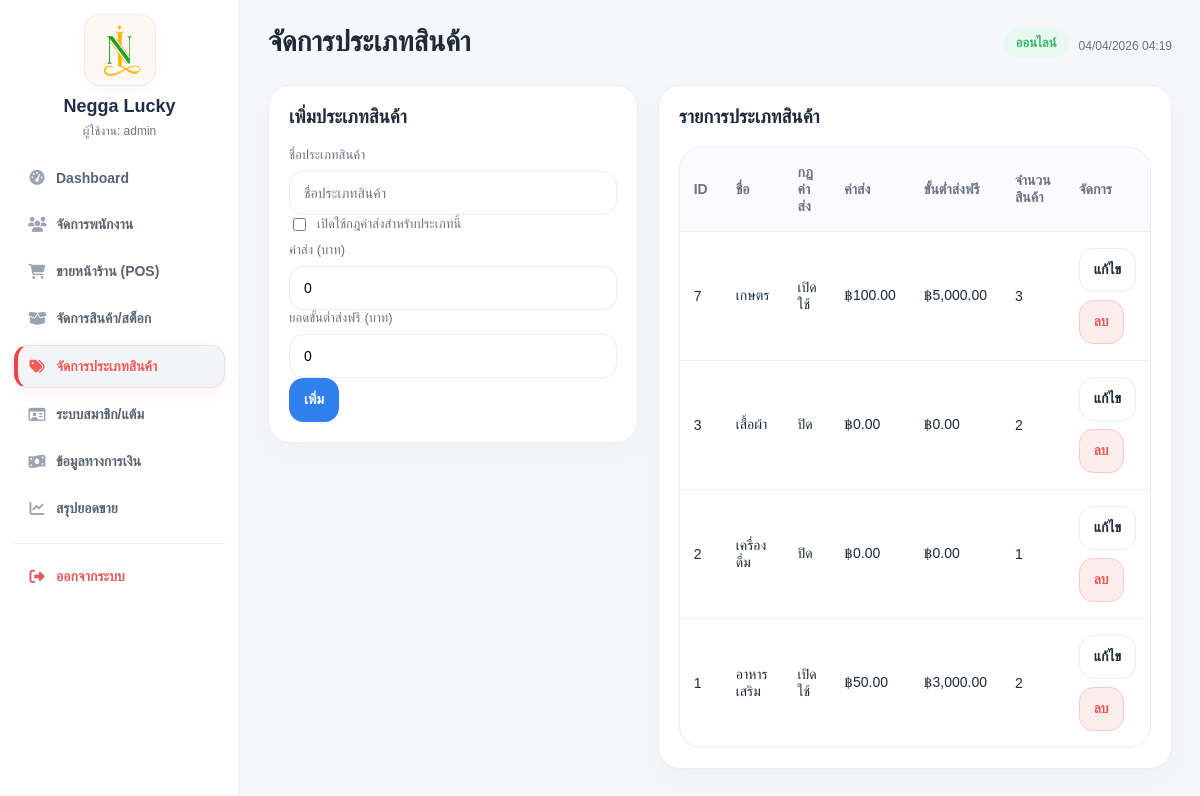
/negga-pos/categories.php (signed in), run on the app's committed database.
### tables this page shows
CREATE TABLE `categories` (
  `id` int(11) NOT NULL,
  `name` varchar(100) NOT NULL,
  `created_at` timestamp NOT NULL DEFAULT current_timestamp(),
  `shipping_fee` decimal(10,2) NOT NULL DEFAULT 0.00,
  `free_shipping_min` decimal(10,2) NOT NULL DEFAULT 0.00,
  `enable_shipping_rule` tinyint(1) NOT NULL DEFAULT 0
);

### negga-pos/includes/functions.php (called while the page is built, shortened)
<?php
function e(?string $value): string
{
    return htmlspecialchars((string)$value, ENT_QUOTES, 'UTF-8');
}

### negga-pos/categories.php (the view, shortened to what this page needs)
<?php
require_once __DIR__ . '/includes/auth.php';
$isAdmin = (($_SESSION['user']['role'] ?? '') === 'admin');
function category_column_exists(PDO $pdo, string $column): bool
{
    $stmt = $pdo->prepare("
        SELECT COUNT(*)
        FROM INFORMATION_SCHEMA.COLUMNS
        WHERE TABLE_SCHEMA = DATABASE()
          AND TABLE_NAME = 'categories'
          AND COLUMN_NAME = :column
    ");
    $stmt->execute(['column' => $column]);
    return (int)$stmt->fetchColumn() > 0;
}
$hasShippingFee = category_column_exists($pdo, 'shipping_fee');
$hasFreeShippingMin = category_column_exists($pdo, 'free_shipping_min');
$hasEnableShippingRule = category_column_exists($pdo, 'enable_shipping_rule');
$editingCategory = null;
$categories = $pdo->query("
    SELECT c.*,
           (SELECT COUNT(*) FROM products p WHERE p.category_id = c.id) AS product_count
    FROM categories c
    ORDER BY c.id DESC
")->fetchAll(PDO::FETCH_ASSOC);
require __DIR__ . '/includes/header.php';
?>
<div class="two-col" style="align-items:start;">
<div class="card">
    <?php if ($isAdmin): ?>
        <?php if ($editingCategory): ?>
            <h3 style="margin-top:0">แก้ไขประเภทสินค้า</h3>
            <form method="post">
                <input type="hidden" name="action" value="update">
                <input type="hidden" name="id" value="<?= (int)$editingCategory['id'] ?>">
                <div class="form-group">
                    <label>ชื่อประเภทสินค้า</label>
                    <input
                        class="input w-full"
                        type="text"
                        name="name"
                        value="<?= e($editingCategory['name']) ?>"
                        required
                    >
                </div>
                <?php if ($hasShippingFee && $hasFreeShippingMin && $hasEnableShippingRule): ?>
                    <div class="form-group">
                        <label style="display:flex; align-items:center; gap:8px;">
                            <input
                                type="checkbox"
                                name="enable_shipping_rule"
                                value="1"
                                <?= !empty($editingCategory['enable_shipping_rule']) ? 'checked' : '' ?>
                            >
                            เปิดใช้กฎค่าส่งสำหรับประเภทนี้
                        </label>
                    </div>
                    <div class="form-group">
                        <label>ค่าส่ง (บาท)</label>
                        <input
                            class="input w-full"
                            type="number"
                            step="0.01"
                            min="0"
                            name="shipping_fee"
                            value="<?= e($editingCategory['shipping_fee'] ?? '0') ?>"
                        >
                    </div>
                    <div class="form-group">
                        <label>ยอดขั้นต่ำส่งฟรี (บาท)</label>
                        <input
                            class="input w-full"
                            type="number"
                            step="0.01"
                            min="0"
                            name="free_shipping_min"
                            value="<?= e($editingCategory['free_shipping_min'] ?? '0') ?>"
                        >
                    </div>
                <?php endif; ?>
                <div style="display:flex; gap:10px; flex-wrap:wrap;">
                    <button class="btn primary" type="submit">บันทึกการแก้ไข</button>
                    <a class="btn" href="categories.php">ยกเลิก</a>
                </div>
            </form>
        <?php else: ?>
            <h3 style="margin-top:0">เพิ่มประเภทสินค้า</h3>
            <form method="post">
                <div class="form-group">
                    <label>ชื่อประเภทสินค้า</label>
                    <input
                        class="input w-full"
                        type="text"
                        name="name"
                        placeholder="ชื่อประเภทสินค้า"
                        required
                    >
                </div>
                <?php if ($hasShippingFee && $hasFreeShippingMin && $hasEnableShippingRule): ?>
                    <div class="form-group">
                        <label style="display:flex; align-items:center; gap:8px;">
                            <input type="checkbox" name="enable_shipping_rule" value="1">
                            เปิดใช้กฎค่าส่งสำหรับประเภทนี้
                        </label>
                    </div>
                    <div class="form-group">
                        <label>ค่าส่ง (บาท)</label>
                        <input
                            class="input w-full"
                            type="number"
                            step="0.01"
                            min="0"
                            name="shipping_fee"
                            value="0"
                        >
                    </div>
                    <div class="form-group">
                        <label>ยอดขั้นต่ำส่งฟรี (บาท)</label>
                        <input
                            class="input w-full"
                            type="number"
                            step="0.01"
                            min="0"
                            name="free_shipping_min"
                            value="0"
                        >
                    </div>
                <?php endif; ?>
                <button class="btn primary" type="submit">เพิ่ม</button>
            </form>
        <?php endif; ?>
    <?php else: ?>
        <h3 style="margin-top:0">จัดการประเภทสินค้า</h3>
        <div class="mini-text">บัญชีพนักงานสามารถดูข้อมูลได้อย่างเดียว</div>
    <?php endif; ?>
</div>
    <div class="card">
        <h3 style="margin-top:0">รายการประเภทสินค้า</h3>
        <div class="table-wrap">
            <table>
                <thead>
                    <tr>
                        <th>ID</th>
                        <th>ชื่อ</th>
                        <?php if ($hasEnableShippingRule): ?>
                            <th>กฎค่าส่ง</th>
                        <?php endif; ?>
                        <?php if ($hasShippingFee): ?>
                            <th>ค่าส่ง</th>
                        <?php endif; ?>
                        <?php if ($hasFreeShippingMin): ?>
                            <th>ขั้นต่ำส่งฟรี</th>
                        <?php endif; ?>
                        <th>จำนวนสินค้า</th>
                        <th>จัดการ</th>
                    </tr>
                </thead>
                <tbody>
                    <?php foreach ($categories as $category): ?>
                        <tr>
                            <td><?= (int)$category['id'] ?></td>
                            <td><?= e($category['name']) ?></td>
                            <?php if ($hasEnableShippingRule): ?>
                                <td>
                                    <?= !empty($category['enable_shipping_rule']) ? 'เปิดใช้' : 'ปิด' ?>
                                </td>
                            <?php endif; ?>
                            <?php if ($hasShippingFee): ?>
                                <td>฿<?= number_format((float)($category['shipping_fee'] ?? 0), 2) ?></td>
                            <?php endif; ?>
                            <?php if ($hasFreeShippingMin): ?>
                                <td>฿<?= number_format((float)($category['free_shipping_min'] ?? 0), 2) ?></td>
                            <?php endif; ?>
                            <td><?= (int)$category['product_count'] ?></td>
                            <td>
                                <?php if ($isAdmin): ?>
                                    <div style="display:flex; gap:8px; flex-wrap:wrap;">
                                        <a class="btn" href="categories.php?edit=<?= (int)$category['id'] ?>">แก้ไข</a>
                                        <form method="post" onsubmit="return confirm('ยืนยันการลบประเภทสินค้านี้?');" style="display:inline;">
                                            <button class="btn danger" type="submit">ลบ</button>
                                        </form>
                                    </div>
                                <?php else: ?>
                                    <span class="mini-text">ดูได้อย่างเดียว</span>
                                <?php endif; ?>
                            </td>
                        </tr>
                    <?php endforeach; ?>
                </tbody>
            </table>
        </div>
    </div>
</div>
<?php require __DIR__ . '/includes/footer.php'; ?>

### negga-pos/assets/style.css (style rules this page uses)
:root { --bg:#f6f7fb; --panel:#ffffff; --line:#ececf3; --primary:#2f80ed; --primary-soft:#eaf2fe; --text:#1f2937; --muted:#6b7280; --danger:#e65a5a; --danger-soft:#fdecec; --success:#35b56a; --success-soft:#e8faef; --warn:#d1a100; --warn-soft:#fff8da; }
* { box-sizing:border-box }
body { margin:0;background:var(--bg);font-family:Tahoma,Arial,sans-serif;color:var(--text) }
a { text-decoration:none;color:inherit }
.card { background:var(--panel);border:1px solid var(--line);border-radius:22px;padding:20px;box-shadow:0 10px 30px rgba(20,20,50,.03) }
.input,.select,.btn { height:44px;border-radius:14px;border:1px solid var(--line);background:#fff;padding:0 14px;font-size:14px }
.input { min-width:230px }
.btn { display:inline-flex;align-items:center;justify-content:center;cursor:pointer;font-weight:700 }
.btn.primary { background:var(--primary);border-color:var(--primary);color:#fff }
.btn.danger { background:var(--danger-soft);color:var(--danger);border-color:#f6cccc }
.table-wrap { background:#fff;border:1px solid var(--line);border-radius:22px;overflow:hidden }
table { width:100%;border-collapse:collapse }
th,td { padding:16px 14px;border-bottom:1px solid #f0f1f5;text-align:left;font-size:14px;vertical-align:middle }
th { background:#fbfbfe;color:#6b7280;font-weight:700 }
tr:last-child td { border-bottom:none }
.form-group label { display:block;font-size:13px;color:var(--muted);margin-bottom:8px }
.form-group .input,.form-group .select { width:100% }
.two-col { display:grid;grid-template-columns:1.3fr .9fr;gap:20px }
.w-full { width:100% }

### data on the page
categories: id "7", name "เกษตร", enable_shipping_rule "เปิดใช้", shipping_fee "100.00", free_shipping_min "5,000.00", product_count "3"
categories: id "3", name "เสื้อผ้า", enable_shipping_rule "ปิด", shipping_fee "0.00", free_shipping_min "0.00", product_count "2"
categories: id "2", name "เครื่องดื่ม", enable_shipping_rule "ปิด", shipping_fee "0.00", free_shipping_min "0.00", product_count "1"
categories: id "1", name "อาหารเสริม", enable_shipping_rule "เปิดใช้", shipping_fee "50.00", free_shipping_min "3,000.00", product_count "2"

### other printed values
$_SESSION['user']['username'] "admin"
$pageName "จัดการประเภทสินค้า"
